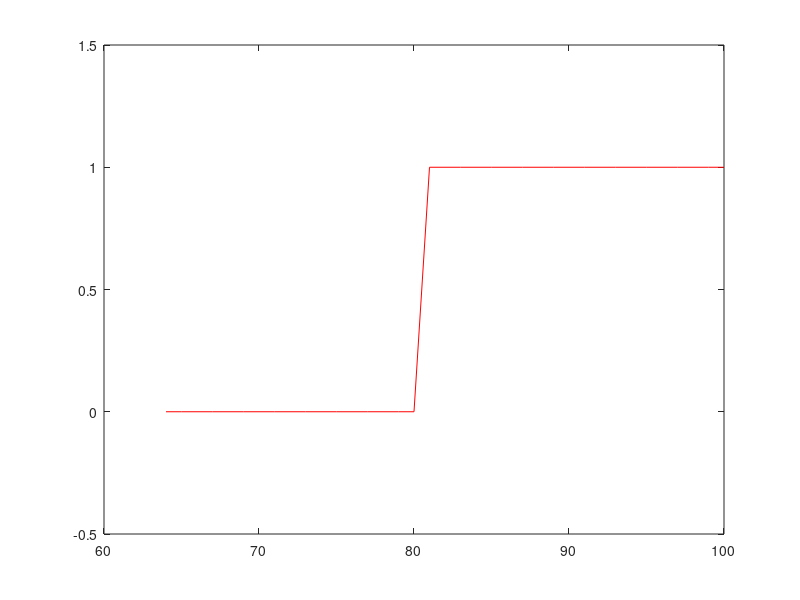
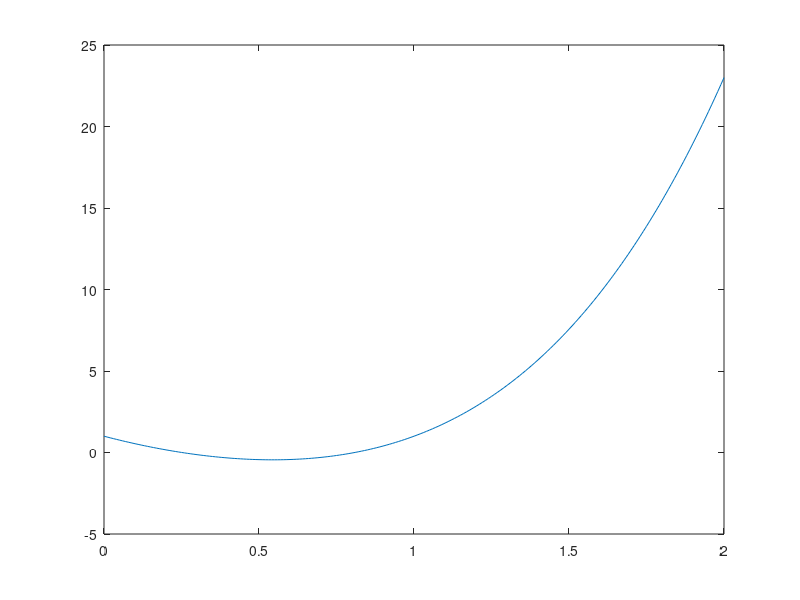

Reproduce these figures in MATLAB, in order.
close all
clear all
clc

%% Concatenação de vetores e matrizes 
format compact

A = [1 2 3
     4 5 6]
B = [7   8
     9 -11]

size(A)
size(B)

C = [A B]
size(C)

d = [1 2]

% esse comando resulta em um erro porque uma matriz tem menos colunas que a
% outra matriz:
% D = [A; B]
% Error using vertcat
% Dimensions of matrices being concatenated are not consistent. 

D = [0 0 0]
E = [A; D]

t1 = 64:80;
t2 = 81:100;
y1 = zeros(size(t1));
y2 = ones(size(t2));

figure,
plot(t1, y1, 'r', t2, y2, 'r', [80 81], [0 1], 'r')
ylim([-0.5 1.5])

t = [t1 t2];
y = [y1 y2];

figure,
plot(t, y, '-ko')
ylim([-0.5 1.5])

%%
x = 1

x = [x, x + 1]
x = [x, x + 1]
x = [x, x + 1]

x = [x; x + 1]
x = [x; x + 1]

%% repmat
A
repmat(A, 2, 2)
repmat(A, 2, 3)

repmat(0, 5, 6)
zeros(5, 6)

%% reshape
C
reshape(C, 5, 2)
reshape(C, 1, 10)

v = 1:20
reshape(v, 5, 4)'

F = reshape(v, 5, [])'

reshape(F', 4, [])'

F2 = reshape(F', 1, [])

F3 = F2(end:-1:1)

reshape(F3, 5, 4)'

%% fliplr
A
fliplr(A)
C

fliplr(C)
C(:,end:-1:1)

%% flipud
E
flipud(E)

%% Trabalhando com texto (string)
a = 'oi, boa noite!'
size(a)
a(1)
a(end)
a(1:5)
reshape(a, 2, [])
a(1:2:end)

b = 'socorram me subi no onibus em marrocos'
fliplr(b)

c = 'luza rocelina a namorada do manuel leu na moda da romana anil é cor azul'
fliplr(c)

d = 'roberto'
e = 'chega'
f = [e ' ' d ', ' e '. ']
disp(f)
repmat(f, 1, 10)

double(f) % retona o valor equivalente em decimal da tabela ascii
aux = f + 1 % decimal da tabela ascii
char(aux) % converte o valor decimal da tabela ascii em caracter

segredo = 42;
disp(segredo)
disp(['O segredo é ' segredo])
disp(['O segredo é ' num2str(segredo)])

g = '62'
g + 1
str2num(g) + 1

disp(['O resultado é ' num2str(segredo)])

%% receber dados do prompt
% recebe números ou string se estiver entre ''
valor1 = input('Digite o tempo que você está aqui na escola:\n--> ');

% recebe string
valor2 = input('Digite o tempo que você está aqui na escola:\n--> ', 's');

%%
inputdlg('roberto')

%% Conjuntos:
close all
clear all
clc

a = [5 4 7 3 9 4 1 1]

sort(a)

fliplr(sort(a))

sort(a, 'descend')

[a_ordenado, indices] = sort(a)

a(indices)

b = [10*a; 100*a; -20*a]
sort(b)

sort(b')'

sort(b, 2)

sort(sort(b), 2)

sort(a)
unique(a) % apresenta os números sem os repetidos

%% união de conjuntos
a
b = [2 3 4 10]
union(a, b)

%% intersecção de conjuntos
a
b
intersect(a, b)

%% diferença de conjuntos (tudo que tem no primeiro que não tem no segundo sem repetições)
a
b
setdiff(a, b)
% neste caso a ordem altera o resultado
setdiff(b, a)

%% diferença simétrica de conjuntos (todos os elementos menos a intersecção)
a
b
setxor(a, b)
sort([setdiff(a, b) setdiff(b, a)])

%% Polinômios:
p = [1 0 4 -5 1]

x = 1.25;
x^4 + 4*x^2 - 5*x + 1
% equivalente a calcular por extenso (exemplo linha acima):
polyval(p, 1.25)

polyval(p, [0 1 2 1.25])

x = 0:0.01:2;
y = polyval(p, x);
plot(x,y)

%% achar as raízes de um polinômio:
roots(p) 

q1 = [1 2 1]
roots(q1) 

q2 = [1 -5 6]
roots(q2)

%% achar um polinômio a partir das raízes:
poly([-1 -1])
poly([2 3])

%% multiplicação de polinômios:
conv([1 1], [2 3])

%% divisão de polinômios:
p = [1 -5 6]
q = [1 -3]
[a, b] = deconv(p, q)

[a, b] = deconv(p, [1 -4])

%% derivada
p = [7 0 -1 8]
polyder(p)

%% integral
format rat
polyint(p)

polyint(p, 1231)

format short

polyint(p, 1231)

%% Números aleatórios 
% seta semente para gerar os números aleatórios
seed = 5
rng(seed)

randi([3 10], 2, 9)
randi(10, 2, 9)
randi([0 1], 2, 9)
randi([0 1], 4)

rand(2, 7)
rand(3)

rand(1, 7) * 4 + 3

x = rand(1, 8) * 4 + 3

x = rand(1, 1000) * 4 + 3;
format long
min(x)
max(x)

format short
randn(1, 8)

